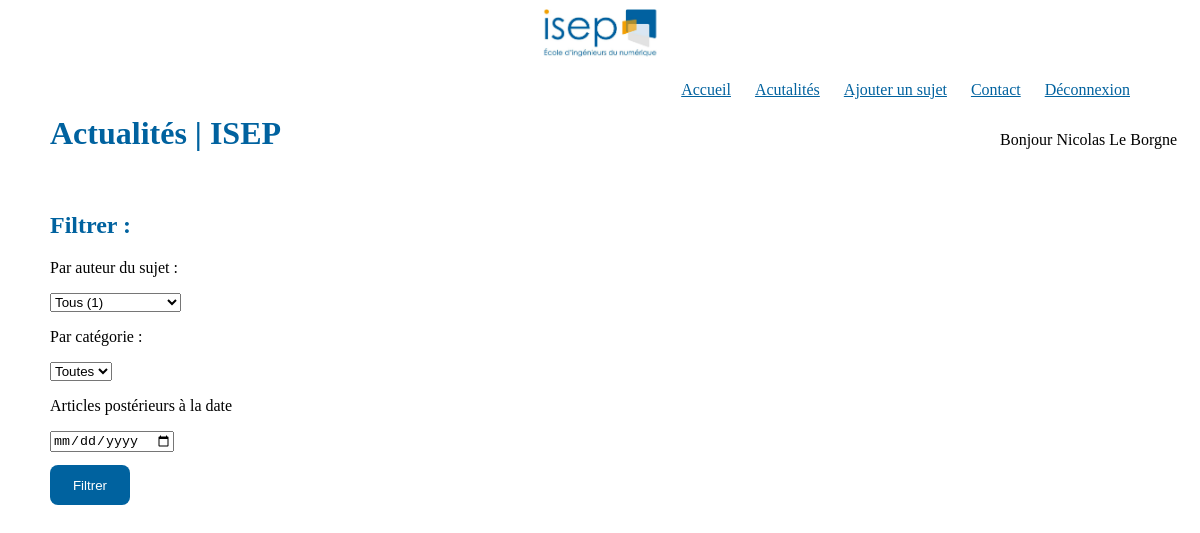
Page /controller_actualites.php (signed in) on the earlier database version.
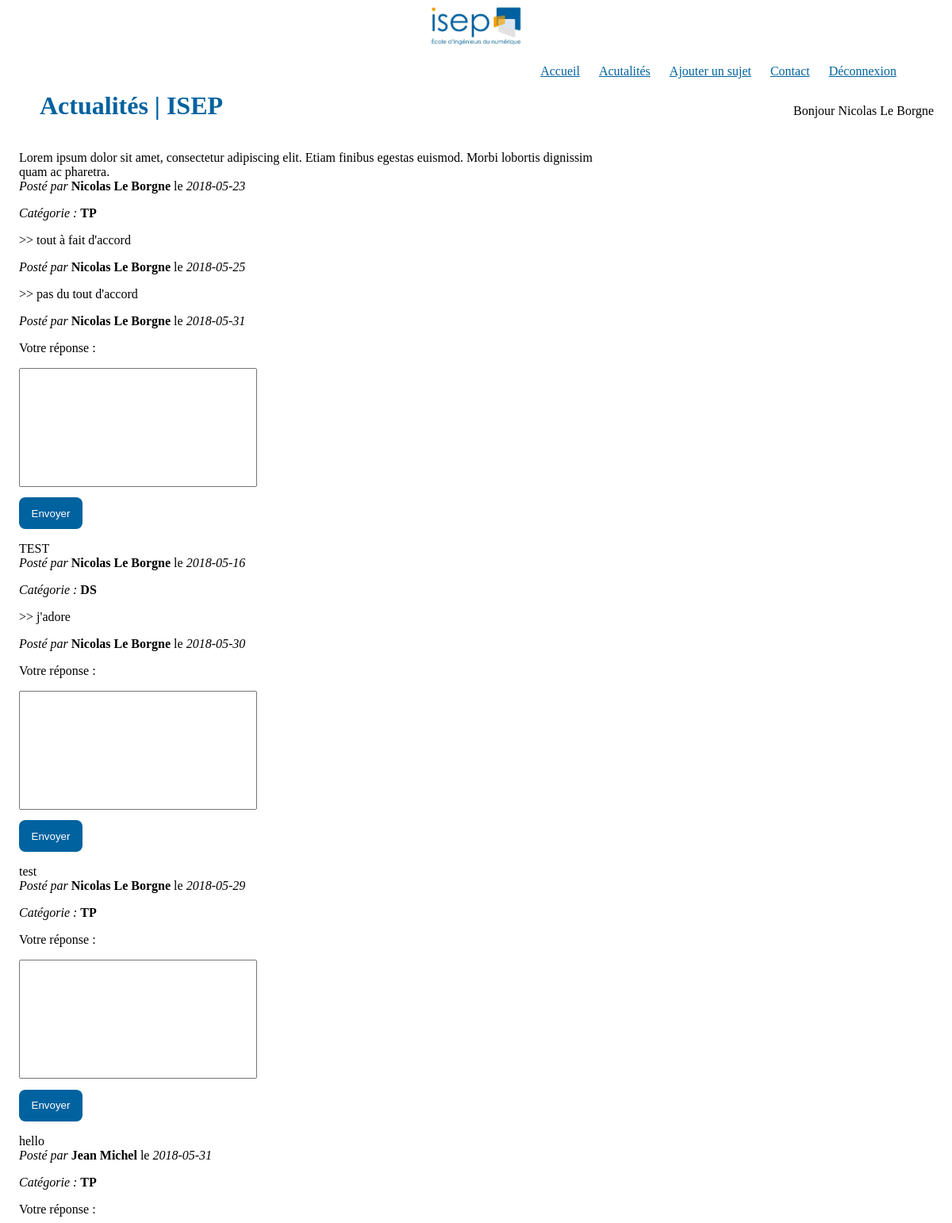
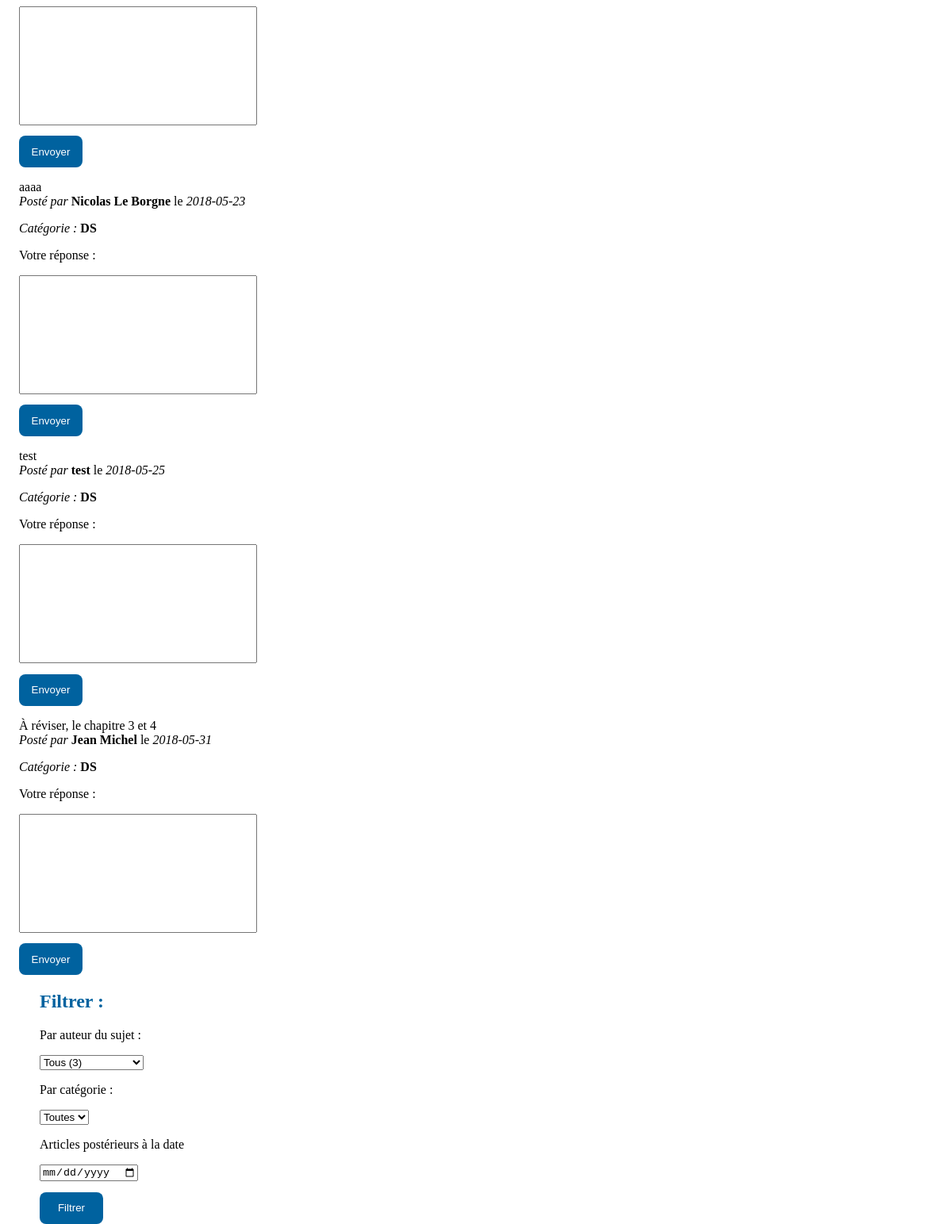
Same page on the later database version (2 pictures, top to bottom).
### tables this page shows
CREATE TABLE IF NOT EXISTS `categories` (
  `ID` int(11) NOT NULL AUTO_INCREMENT,
  `nom_categorie` varchar(80) NOT NULL,
  PRIMARY KEY (`ID`)
);

CREATE TABLE IF NOT EXISTS `commentaire` (
  `ID` int(11) NOT NULL AUTO_INCREMENT,
  `ID_message` int(11) NOT NULL,
  `ID_utilisateur` int(11) NOT NULL,
  `contenu` varchar(8000) NOT NULL,
  `date` date NOT NULL,
  PRIMARY KEY (`ID`)
);

CREATE TABLE IF NOT EXISTS `personne` (
  `ID` int(11) NOT NULL AUTO_INCREMENT,
  `nom` varchar(8000) NOT NULL,
  `email` varchar(8000) NOT NULL,
  `mot_de_passe` varchar(8000) NOT NULL,
  PRIMARY KEY (`ID`)
);

### controller_actualites.php (called while the page is built, shortened)
<?php
require('modele.php');
$nbreAuteurs = getNbreAuteurs();
if(isset($_POST["validerTrier"])) {
  $news = tri($_POST['auteurs'], $_POST['categorie'],$_POST['date']);
} else {
  $news = tri(0,0,"");
}
require('vue_actualites.php');

### modele.php (called while the page is built, shortened)
<?php
try {
  $bdd = new PDO('mysql:host=localhost;dbname=tpforum;charset=utf8', 'root', '');
} catch (Exception $e) {
  die('Erreur : ' . $e->getMessage());
}
function getCommentaires($id)
{
  global $bdd;
  $get = $bdd->prepare('SELECT * FROM commentaire INNER JOIN personne ON commentaire.ID_utilisateur = personne.ID WHERE ID_message = ?');
  $get->execute(array($id));
  return $get;
}
function getNbreAuteurs() {
  global $bdd;
  $get = $bdd->query('SELECT ID_utilisateur, count(distinct(ID_utilisateur)) FROM messages');
  return $get->fetch();
}
function tri($id,$categorie,$date) {
  global $bdd;
  if($id > 0 && $categorie == 0 && $date=="") {
    $get = $bdd->prepare('SELECT * FROM (SELECT DISTINCT messages.ID AS ID_news, messages.date AS date_message, messages.contenu AS contenu_news, commentaire.date AS date_rep, commentaire.contenu AS contenu_rep, categories.ID, categories.nom_categorie ,messages.ID_categorie, nom FROM messages LEFT JOIN commentaire ON commentaire.ID_message = messages.ID LEFT JOIN personne ON messages.ID_utilisateur = personne.ID INNER JOIN categories ON messages.ID_categorie = categories.ID WHERE messages.ID_utilisateur = ? ORDER BY commentaire.date DESC) AS subquery GROUP BY ID_news ORDER BY subquery.date_rep DESC');
    $get->execute(array($id));
    return $get;
  } else if($id == 0 && $categorie == 0 && $date=="") {
    $get = $bdd->query('SELECT * FROM (SELECT DISTINCT messages.ID AS ID_news, messages.date AS date_message, messages.contenu AS contenu_news, commentaire.date AS date_rep, commentaire.contenu AS contenu_rep, categories.ID, categories.nom_categorie, nom FROM messages LEFT JOIN commentaire ON commentaire.ID_message = messages.ID LEFT JOIN personne ON messages.ID_utilisateur = personne.ID INNER JOIN categories ON messages.ID_categorie = categories.ID ORDER BY commentaire.date DESC) AS subquery GROUP BY ID_news ORDER BY subquery.date_rep DESC');
    return $get;
  } else if($id == 0 && $categorie > 0) {
    $get = $bdd->prepare('SELECT * FROM (SELECT DISTINCT messages.ID AS ID_news, messages.date AS date_message, messages.contenu AS contenu_news, commentaire.date AS date_rep, commentaire.contenu AS contenu_rep, categories.ID, categories.nom_categorie, messages.ID_categorie, nom FROM messages LEFT JOIN commentaire ON commentaire.ID_message = messages.ID LEFT JOIN personne ON messages.ID_utilisateur = personne.ID INNER JOIN categories ON messages.ID_categorie = categories.ID WHERE ( categories.ID = ?) ORDER BY commentaire.date DESC) AS subquery GROUP BY ID_news ORDER BY subquery.date_rep DESC');
    $get->execute(array($categorie));
    return $get;
  } else if($id == 0 && $categorie == 0 && $date!="") {
    $get = $bdd->prepare('SELECT * FROM (SELECT DISTINCT messages.ID AS ID_news, messages.date AS date_message, messages.contenu AS contenu_news, commentaire.date AS date_rep, commentaire.contenu AS contenu_rep, categories.ID, categories.nom_categorie, messages.ID_categorie, nom FROM messages LEFT JOIN commentaire ON commentaire.ID_message = messages.ID LEFT JOIN personne ON messages.ID_utilisateur = personne.ID INNER JOIN categories ON messages.ID_categorie = categories.ID WHERE ( messages.date < ?) ORDER BY commentaire.date DESC) AS subquery GROUP BY ID_news ORDER BY subquery.date_rep DESC');
    $get->execute(array($date));
    return $get;
  } else if($id > 0 && $categorie == 0 && $date!=""){
    $get = $bdd->prepare('SELECT * FROM (SELECT DISTINCT messages.ID AS ID_news, messages.date AS date_message, messages.contenu AS contenu_news, commentaire.date AS date_rep, commentaire.contenu AS contenu_rep, categories.ID, categories.nom_categorie, messages.ID_categorie, nom FROM messages LEFT JOIN commentaire ON commentaire.ID_message = messages.ID LEFT JOIN personne ON messages.ID_utilisateur = personne.ID INNER JOIN categories ON messages.ID_categorie = categories.ID WHERE ( messages.ID_utilisateur = ? AND messages.date < ?) ORDER BY commentaire.date DESC) AS subquery GROUP BY ID_news ORDER BY subquery.date_rep DESC');
    $get->execute(array($id,$date));
    return $get;
  } else if($id == 0 && $categorie > 0 && $date!="") {
    $get = $bdd->prepare('SELECT * FROM (SELECT DISTINCT messages.ID AS ID_news, messages.date AS date_message, messages.contenu AS contenu_news, commentaire.date AS date_rep, commentaire.contenu AS contenu_rep, categories.ID, categories.nom_categorie, messages.ID_categorie, nom FROM messages LEFT JOIN commentaire ON commentaire.ID_message = messages.ID LEFT JOIN personne ON messages.ID_utilisateur = personne.ID INNER JOIN categories ON messages.ID_categorie = categories.ID WHERE ( categories.ID = ? AND messages.date < ?) ORDER BY commentaire.date DESC) AS subquery GROUP BY ID_news ORDER BY subquery.date_rep DESC');
    $get->execute(array($categorie,$date));
    return $get;
  } else if($id > 0 && $categorie > 0 && $date !="") {
    $get = $bdd->prepare('SELECT * FROM (SELECT DISTINCT messages.ID AS ID_news, messages.date AS date_message, messages.contenu AS contenu_news, commentaire.date AS date_rep, commentaire.contenu AS contenu_rep, categories.ID, categories.nom_categorie, messages.ID_categorie, nom FROM messages LEFT JOIN commentaire ON commentaire.ID_message = messages.ID LEFT JOIN personne ON messages.ID_utilisateur = personne.ID INNER JOIN categories ON messages.ID_categorie = categories.ID WHERE ( messages.ID_utilisateur = ? AND categories.ID = ? AND messages.date < ?) ORDER BY commentaire.date DESC) AS subquery GROUP BY ID_news ORDER BY subquery.date_rep DESC');
    $get->execute(array($id, $categorie,$date));
    return $get;
  }
}

### vue_actualites.php (the view, shortened to what the changed rows need)
<!DOCTYPE html>
<html lang="fr" dir="ltr">
<head>
  <link rel="stylesheet" href="style.css">
</head>
<body>
  <h1>Actualités | ISEP</h1>
  <div>
    <div class="liste_sujets">
      <?php
      while ($data = $news->fetch()) {
        echo '<form action="ajout_commentaire.php" method="post" id="formAjoutCommentaire">';
        echo "<p>" . htmlspecialchars($data["contenu_news"]) . "<br>";
        echo '<span class="italic">Posté par </span><strong>' . htmlspecialchars($data['nom']) . '</strong> le <span class="italic">' . htmlspecialchars($data['date_message']) . '</span></p>';
        echo '<span class="italic">Catégorie : </span><strong>' . htmlspecialchars($data['nom_categorie']) .'</span></strong></p>';
        $commentaire = getCommentaires($data['ID_news']);
        $id = $data['ID_news'];
        while ($dataCommentaire = $commentaire->fetch()) {
          echo '<p> >> ' . htmlspecialchars($dataCommentaire['contenu']) . '</p>';
          echo '<span class="italic">Posté par </span><strong>' . htmlspecialchars($dataCommentaire['nom']) . '</strong> le <span class="italic">' . htmlspecialchars($dataCommentaire['date']) . '</span></p>';
        }
        echo '<p>Votre réponse :</p>';
        echo '<input style="width:300px;height:150px;"type="text" name="contenu" value="">';
        echo '<input class="bouton_submit" type="submit" name="validerForm'.$id.'" value="Envoyer">';
        echo "</form>";
      }
      ?>
    </div>
    <div class="poster_sujet">
      <h2>Filtrer :</h2>
      <form method="POST" action="controller_actualites.php" id="newsForm">
        <p>Par auteur du sujet :</p>
        <select name="auteurs" id="">
          <option value="0">Tous (<?php echo $nbreAuteurs['count(distinct(ID_utilisateur))']?>)</option>
        </select>
        <p>Par catégorie :</p>
        <select name="categorie" id="">
          <option value="0">Toutes</option>
        </select>
        <p>Articles postérieurs à la date</p>
        <input type="date" name="date">
        <input type="submit" class="bouton_submit" name="validerTrier" value="Filtrer">
      </form>
    </div>
  </div>
</body>
</html>

Differences in the rows shown:
added categories: contenu_news "Lorem ipsum dolor sit amet, consectetur adipiscing elit. Etiam finibus egestas euismod. Morbi lobortis dignissim quam ac pharetra.", nom "Nicolas Le Borgne", date_message "2018-05-23", nom_categorie "TP", contenu_news "test", date_message "2018-05-29", contenu_news "hello", nom "Jean Michel", date_message "2018-05-31"
now on this page (row unchanged): commentaire: contenu "tout à fait d'accord", personne.nom "Nicolas Le Borgne", date "2018-05-25"
added commentaire: contenu "pas du tout d'accord", personne.nom "Nicolas Le Borgne", date "2018-05-31"
added categories: contenu_news "TEST", nom "Nicolas Le Borgne", date_message "2018-05-16", nom_categorie "DS", contenu_news "aaaa", date_message "2018-05-23", contenu_news "test", nom "test", date_message "2018-05-25", contenu_news "À réviser, le chapitre 3 et 4", nom "Jean Michel", date_message "2018-05-31"
added commentaire: contenu "j'adore", personne.nom "Nicolas Le Borgne", date "2018-05-30", shown under "TEST"
Other differences:
form field auteurs: "Tous (1)" → "Tous (3)"
